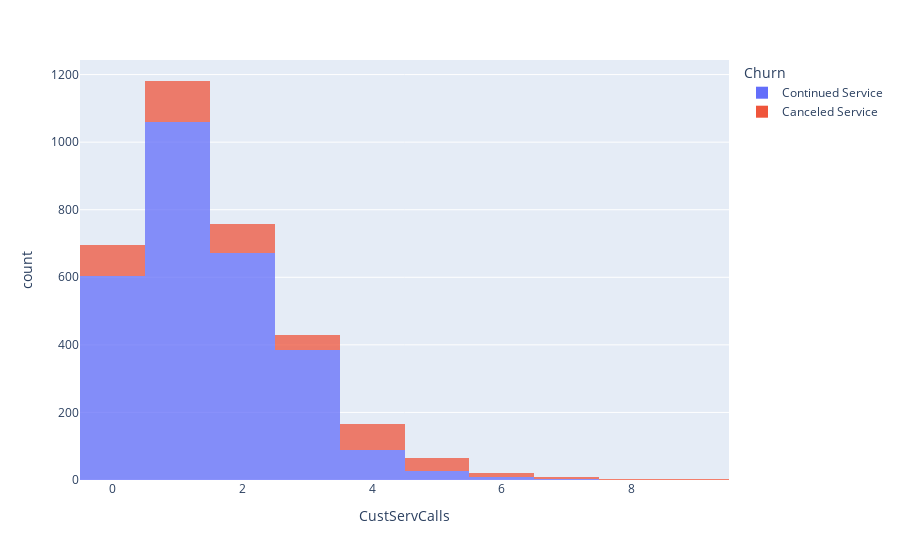

The notebook cell this image was saved under:
### Markdown cell above
##### CustServCall vs Churn

### Code cell
fig = px.histogram(df,"CustServCalls",color = "Churn",opacity = 0.75)
fig.show()

### Figure 1 — Plotly figure (JSON) as saved in the notebook; plotly's stock layout.template omitted (floating-point values rounded to 4 significant figures; data arrays with more than 128 entries replaced by an {"elided": "..."} marker saying what was removed)
{"data": [{"alignmentgroup": "True", "bingroup": "x", "hovertemplate": "Churn=Continued Service<br>CustServCalls=%{x}<br>count=%{y}<extra></extra>", "legendgroup": "Continued Service", "marker": {"color": "#636efa", "opacity": 0.75, "pattern": {"shape": ""}}, "name": "Continued Service", "offsetgroup": "Continued Service", "orientation": "v", "showlegend": true, "type": "histogram", "x": {"elided": "2850 int values"}, "xaxis": "x", "yaxis": "y"}, {"alignmentgroup": "True", "bingroup": "x", "hovertemplate": "Churn=Canceled Service<br>CustServCalls=%{x}<br>count=%{y}<extra></extra>", "legendgroup": "Canceled Service", "marker": {"color": "#EF553B", "opacity": 0.75, "pattern": {"shape": ""}}, "name": "Canceled Service", "offsetgroup": "Canceled Service", "orientation": "v", "showlegend": true, "type": "histogram", "x": {"elided": "483 int values"}, "xaxis": "x", "yaxis": "y"}], "layout": {"barmode": "relative", "legend": {"title": {"text": "Churn"}, "tracegroupgap": 0}, "margin": {"t": 60}, "xaxis": {"anchor": "y", "domain": [0, 1], "title": {"text": "CustServCalls"}}, "yaxis": {"anchor": "x", "domain": [0, 1], "title": {"text": "count"}}}}
